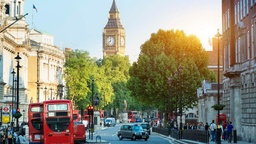
#> input picture SmartCar/Batch/london.jpg, 256 x 144 px, shrunk from 1280 x 719 before the run, found by its file name
$ jupyter execute '1_Create and Apply Filter .ipynb'
#> lines starting #> are read from the running program, lines starting #| are printed output that depends on the picture
[cell 1]
#importing some useful packages
import matplotlib.pyplot as plt
import numpy as np
import cv2
from tqdm import tqdm

[cell 2]
#reading in an image
image = cv2.imread('london.jpg')
#> image is the input picture: shape (144, 256, 3); mean B, G, R 126.8, 144.3, 145.6
image = cv2.cvtColor(image, cv2.COLOR_BGR2RGB)
#printing out some stats and plotting
print('This image is:', type(image), 'with dimensions:', image.shape)
#| This image is: <class 'numpy.ndarray'> with dimensions: (144, 256, 3)
plt.imshow(image)  # if you wanted to show a single color channel image called 'gray', for example, call as plt.imshow(gray, cmap='gray')
plt.show()

[cell 3]
# image = cv2.cvtColor(image, cv2.COLOR_RGB2GRAY)
# plt.imshow(image,cmap='gray')
gray = cv2.cvtColor(image,cv2.COLOR_RGB2GRAY)
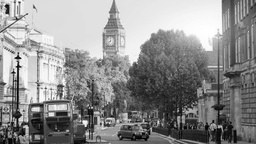
#> gray: shape (144, 256); min 1, max 255, mean 142.7
plt.imshow(gray,cmap="gray")

[cell 4]
batch = [[1/16,2/16,1/16],
         [2/16,4/16,2/16],
         [1/16,2/16,1/16]]
edgesbatch =[[2,1,2],[0,0,0],[2,1,2]]
test = np.zeros((3,3))
kernel = np.array([[-1, -1, -1],
                   [-1, 4, -1],
                   [-1, -1, -1]])

[cell 5]
def applyBatch(image,batch,i,j):
    x = 0.0
    for k in range(0,2):
        for h in range(0,2):
            x = x + batch[k][h]*image[i+k-1][j+h-1]
    return x

[cell 6]
def batchImage(image,batch):
    result = np.zeros(image.shape)
    for i in tqdm(range(1,image.shape[0])):
        for j in range(1,image.shape[1]):
            result[i][j]=applyBatch(image,batch,i,j)
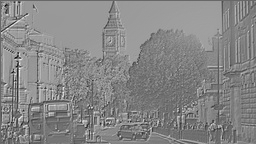
#> result: shape (144, 256) float64; min -479, max 689, mean 138.6; drawn with min black and max white
    return result
